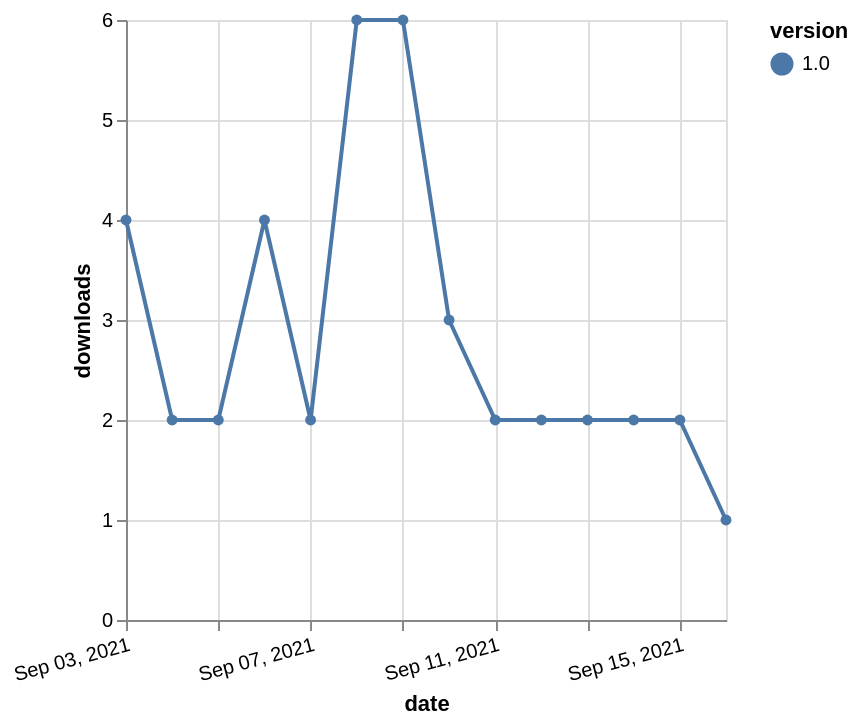

Vega-Lite specification stored for this chart:
### Vega-Lite specification from a JSON file in a GitHub repository (floating-point values rounded to 4 significant figures)
{"$schema": "https://vega.github.io/schema/vega-lite/v5.json", "description": "A simple bar chart with embedded data.", "data": {"values": [{"date": "2021-09-03", "total": 2893, "delta": 4, "version": "1.0"}, {"date": "2021-09-04", "total": 2895, "delta": 2, "version": "1.0"}, {"date": "2021-09-05", "total": 2897, "delta": 2, "version": "1.0"}, {"date": "2021-09-06", "total": 2901, "delta": 4, "version": "1.0"}, {"date": "2021-09-07", "total": 2903, "delta": 2, "version": "1.0"}, {"date": "2021-09-08", "total": 2909, "delta": 6, "version": "1.0"}, {"date": "2021-09-09", "total": 2915, "delta": 6, "version": "1.0"}, {"date": "2021-09-10", "total": 2918, "delta": 3, "version": "1.0"}, {"date": "2021-09-11", "total": 2920, "delta": 2, "version": "1.0"}, {"date": "2021-09-12", "total": 2922, "delta": 2, "version": "1.0"}, {"date": "2021-09-13", "total": 2924, "delta": 2, "version": "1.0"}, {"date": "2021-09-14", "total": 2926, "delta": 2, "version": "1.0"}, {"date": "2021-09-15", "total": 2928, "delta": 2, "version": "1.0"}, {"date": "2021-09-16", "total": 2929, "delta": 1, "version": "1.0"}]}, "width": "container", "mark": {"type": "line", "point": {"filled": true}}, "encoding": {"x": {"field": "date", "type": "temporal", "timeUnit": "yearmonthdate", "title": "date", "axis": {"labelAngle": -15}}, "y": {"field": "delta", "type": "quantitative", "title": "downloads"}, "color": {"field": "version", "type": "nominal"}, "tooltip": {"field": "delta"}}}
